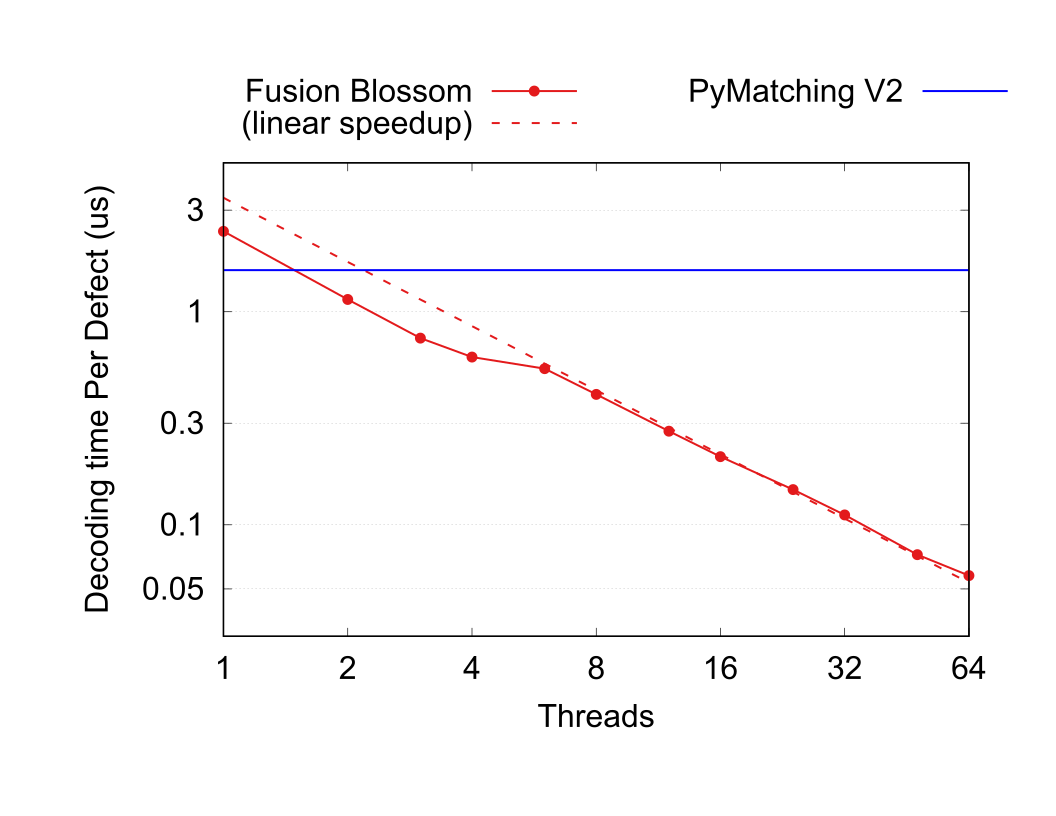

This figure's gnuplot source:
set terminal postscript eps color "Arial, 24"
set terminal postscript landscape
set xlabel "Threads" font "Arial, 24"
set ylabel "Decoding time Per Defect (us)" font "Arial, 24"
set grid ytics
set size 1,1

set logscale x
set xrange [1:64]
# print(", ".join([f"'{2 ** i}' {2 ** i}" for i in range(0,10)]))
set xtics ('1' 1, '2' 2, '4' 4, '8' 8, '16' 16, '32' 32, '64' 64)
set logscale y
# print(", ".join([f"'1e{i}' 1e{i}" for i in range(-4, 2)]))
set ytics ('0.05' 5e-8, '0.1' 1e-7, '0.3' 3e-7, '1' 1e-6, '3' 3e-6)
set yrange [3e-8:5e-6]
set key outside horizontal top center font "Arial, 24"
set style fill transparent solid 0.2 noborder
set key samplen 4

set output "pymatching_compare.eps"

pymatching_per_defect = "`head -2 data.txt | tail -1 | awk '{print $3}'`"

plot "../thread_pool_size_partition_2k/data.txt" using 1:4 with linespoints lt rgb "#e41a1c" linewidth 3 pointtype 7 pointsize 1.3 title "Fusion Blossom",\
    3.42598e-06 / x with lines dashtype 2 lt rgb "#e41a1c" linewidth 3 title "linear speedup",\
    pymatching_per_defect + 0 * x with lines lt rgb "blue" linewidth 3 title "PyMatching V2"



system("ps2pdf -dEPSCrop pymatching_compare.eps pymatching_compare.pdf")

# system("pdf2svg pymatching_compare.pdf pymatching_compare.svg")
